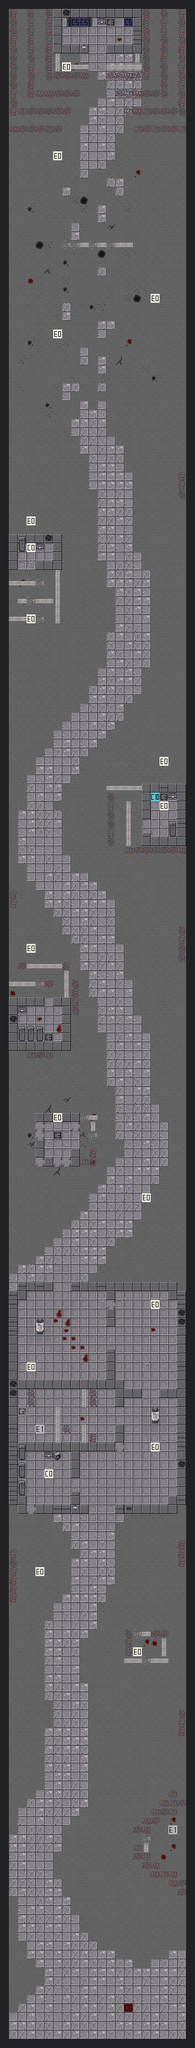

This is a level from a 2D game, rendered from its Tiled map with the project's own tilesets. A one-line summary and the map file follow, with tile-layer data summarised:
An orthogonal 22x230 tile map with 16x16 px tiles, 2 tile layers (background, foreground).

<map version="1.5" tiledversion="2021.03.23" orientation="orthogonal" renderorder="right-down" width="22" height="230" tilewidth="16" tileheight="16" infinite="0" nextlayerid="5" nextobjectid="1">
 <editorsettings>
  <export target="../../../../../../../../Downloads/.csv" format="csv" />
 </editorsettings>
 <tileset firstgid="1" source="Tilesheet.tsx" />
 <layer id="1" name="background" width="22" height="230">
  <data>[5060 cells, 4353 non-empty, 30 distinct tile ids]</data>
 </layer>
 <layer id="2" name="foreground" width="22" height="230">
  <data>[5060 cells, 1012 non-empty, 33 distinct tile ids]</data>
 </layer>
</map>